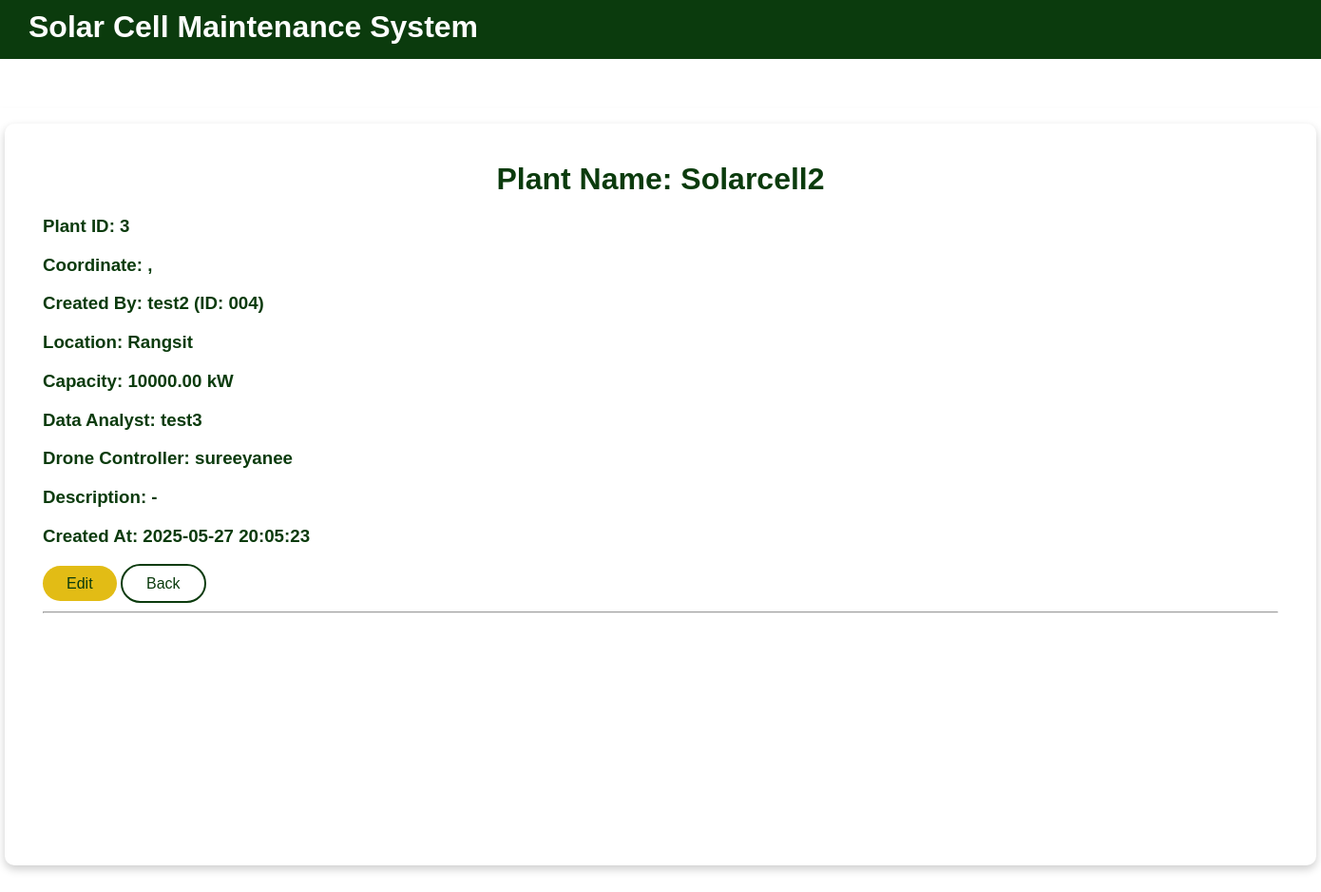
Screenshot of /plant/detail/3/ (signed in) with the database file from the repository.
### plant/models.py (models this page shows, shortened)
class SolarPlant(models.Model):
    name = models.CharField(max_length=255, verbose_name="ชื่อโรงไฟฟ้า")
    location = models.CharField(max_length=255, verbose_name="ที่ตั้งโรงไฟฟ้า")
    latitude = models.FloatField(verbose_name="ละติจูด", null=True, blank=True)
    longitude = models.FloatField(verbose_name="ลองจิจูด", null=True, blank=True)
    owner = models.ForeignKey(
        settings.AUTH_USER_MODEL,
        on_delete=models.CASCADE,
        related_name='plants',
        verbose_name="เจ้าของโรง"
    )
    installed_capacity_kw = models.DecimalField(
        max_digits=10, decimal_places=2,
        null=True, blank=True,
        verbose_name="กำลังการผลิต (kW)"
    )
    description = models.TextField(blank=True, verbose_name="รายละเอียดเพิ่มเติม")
    created_at = models.DateTimeField(auto_now_add=True)
    data_analyst = models.ForeignKey(
        settings.AUTH_USER_MODEL,
        on_delete=models.SET_NULL,
        null=True, blank=True,
        limit_choices_to={'role': 'data_analyst'},
        related_name='assigned_analyst_plants',
        verbose_name="นักวิเคราะห์ข้อมูล"
    )
    drone_controller = models.ForeignKey(
        settings.AUTH_USER_MODEL,
        on_delete=models.SET_NULL,
        null=True, blank=True,
        limit_choices_to={'role': 'drone_controller'},
        related_name='assigned_drone_plants',
        verbose_name="ผู้ควบคุมโดรน"
    )

### accounts/models.py (models this page shows, shortened)
class CustomUser(AbstractUser):
    ROLE_CHOICES = [
        ("site_admin", "Site Admin"),     # ผู้ดูแลเว็บไซต์
        ("plant_owner", "Plant Owner"),
        ("data_analyst", "Data Analyst"),
        ("drone_controller", "Drone Controller"),
    ]
    role = models.CharField(max_length=20, choices=ROLE_CHOICES, default="plant_owner")
    def formatted_id(self):
        return str(self.id).zfill(3)
    def __str__(self):
        return f"{self.username} (ID: {self.formatted_id()})"

### plant/views.py (the view)
# urls.py: path('detail/<int:pk>/', views.plant_detail_view, name='plant_detail_solar'),
@login_required
def plant_detail_view(request, pk):
    plant = get_object_or_404(SolarPlant, pk=pk)
    panel_rows = PanelRow.objects.filter(zone__plant=plant).order_by('row_number')
    panels_by_row = {}
    max_columns = 0
    for row in panel_rows:
        panels = SolarPanel.objects.filter(row=row)
        panels_by_row[row.row_number] = {panel.column_number: panel for panel in panels}
        max_columns = max(max_columns, panels.count())
    context = {
        'plant': plant,
        'panels_by_row': panels_by_row,
        'columns_range': range(1, max_columns + 1),
    }
    return render(request, 'dashboard/plant_detail_solar.html', context)

### templates/dashboard/plant_detail_solar.html (shortened to what this page needs)
{% extends 'dash.html' %}
{% load static %}
{% block content %}
<h1 style="color: #0b3b0d; margin: auto;">Plant Name: {{ plant.name }}</h1>
<div style="text-align: left; margin: 20px 0; color:#0b3b0d">
<h3><strong>Plant ID:</strong> {{ plant.id }}</h3>
<h3><strong>Coordinate:</strong> {{ plant.latitude|floatformat:3 }}, {{ plant.longitude|floatformat:3 }}</h3>
<h3><strong>Created By:</strong> {{ plant.owner }}</h3>
<h3><strong>Location:</strong> {{ plant.location }}</h3>
<h3><strong>Capacity:</strong> {{ plant.installed_capacity_kw }} kW</h3>
<h3><strong>Data Analyst:</strong> {{ plant.data_analyst.username }}</h3>
<h3><strong>Drone Controller:</strong> {{ plant.drone_controller.username }}</h3>
<h3><strong>Description:</strong> {{ plant.description|default:"-" }}</h3>
<h3><strong>Created At:</strong> {{ plant.created_at|date:"Y-m-d H:i:s" }}</h3>
<a href ="{% url 'edit_plant' pk=plant.id %}" class="btn-yellow">Edit</a>
<a href="{% url 'plant_list' %}" class="btn-outline">Back</a>
</div>
<hr>
{% endblock %}

### static/css/style.css (style rules this page uses)
body.dash { display: block; height: 100%; color: #fff; font-family: 'Arial', sans-serif; background-image: url('https://www.theglobaleconomics.com/wp-content/uploads/2020/08/aerial-top-view-of-a-solar-panels-power-plant.jpg'); background-size: cover; background-repeat: no-repeat; background-position: center; display: block; margin: 0; padding: 0; color: #fff; }
.dash h1 { color: rgb(255, 255, 255); margin: 0; }
.btn-outline { padding: 10px 25px; border-radius: 25px; background: #fff; color: #0b3b0d; border: 2px solid #0b3b0d; text-decoration: none; }
.btn-yellow { text-decoration: none; padding: 10px 25px; border-radius: 25px; background: #e2bc15; color: #0b3b0d; border: none; cursor: pointer; }

### rows the page displays
SolarPlant: name "Solarcell2", id "3", owner "test2 (ID: 004)", location "Rangsit", installed_capacity_kw "10000.00", data_analyst.username "test3", drone_controller.username "sureeyanee", description "-", created_at "2025-05-27 20:05:23"
